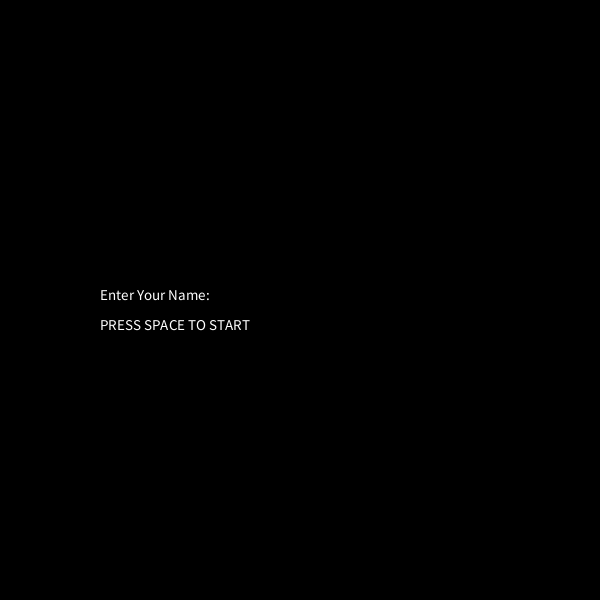
Frame 1 (no input)
Frame 60 (the mouse pressed at the canvas centre just before this capture): identical to frame 1, image omitted
Frame 120 (the mouse held since frame 60 and released just before this capture): identical to frame 1, image omitted

The Processing sketch that drew this single still picture (run headless with seeded random() and noise(); from frame 60 on, the mouse is pressed at the canvas centre):

// Processing sketch: console_game
// ── console_game.pde

void setup() {
  size(600, 600);
  textSize(15);
  x = width/2;
  y = height/2;
  resetEnemy();
}


void draw() {
  background(0);
  interFace();
}
// ── interface.pde
String charName = "";
int startUpX = 300;
int startUpY = 300;
int speed = 3;
int caseState;
String command = "";
int base = 530;
int counter;
int v;//score
int enemyNum = 5;
int goalX = (int)random(40, 560);
int goalY = (int)random(40, 480);


//reference: Star in  week 4 class example


void interFace() {
  switch(caseState) {
    //enter character name
  case 0:
    fill(255);
    text("Enter Your Name: " + charName, width/6, height/2);
    text("PRESS SPACE TO START", width/6, (height/2)+30);
    break;

    //start game
  case 1:
    if (startUpX < width)startUpX+= speed;
    if (startUpY > 0) startUpY-= speed;
    if (startUpY == 0) {
      keyPressed();
      fill(255);
      text("Player " + charName + ": " +command, 20, base);
      text("Score: " + v, 520, 560);
      drawCharacter(x, y);
      setGoal(goalX, goalY);
      if (x - goalX <=5 && y-goalY <=5) {
        v+=1;
        goalX = (int)random(40, 560);
        goalY = (int)random(40, 480);
      }
      for (int i = 0; i < enemyNum; i++) {
        drawEnemy(enemyX[i], enemyY[i]);
        enemyY[i] += enemySpeed;
        //hit
        if (enemyX[i] - x == 3 && enemyY[i] == y-10)caseState = 2;
        if (enemyY[i] >= base - 50) {
          resetEnemy();
        }
      }

      if (command.equals("right")) {
        x+= speed;
        if (x >= width)x = 20;
      }
      if (command.equals("left")) {
        x -= speed;
        if (x <= 0) x = width - 20 ;
      }
      if (command.equals("up")) {
        y-= speed-0.5;
        if (y == 20) caseState = 2;
      }
      if (command.equals("down")) {
        y+= speed;
        if (y == base-20)caseState = 2;
      }
      if (command.length() > 0) {
        counter++;
        if (counter >= 50) {
          counter = 0;
          command = "";
        }
      }
      print(enemyX);
      print("\t");
      print(enemyY);
      print("\t");
      print(x);
      print("\t");
      print(y);
      println();
    }


    stroke(255);
    line(width/2, height-100, startUpX, height-100);
    line(width/2, height-100, startUpY, height-100);

    break;

  case 2:
    fill(255);
    text("Player " + charName + "game over", 230, 260);
    text("Total Score: "+v, 250, 300);  
    text("PRESS ENTER TO RESTART", 220, 340);
    keyReleased();
    break;
  }
}
// ── key.pde
//assigning command
void keyTyped() {  //referance: CharactersStrings in Processing Example Library
  if ((key >= 'A' && key <= 'z') || key == ' ') {
    if (caseState == 0) {
      if(key == 32)caseState = 1;
      charName = charName + key; 
    }
    if (caseState == 1) {
      command = command + key;
    }
  }
}


void keyReleased(){
  if(key == ENTER){
 reset();
  }
}
// ── object.pde
int x;
int y;
int r = (int)(random(255));
int g = (int)(random(255));
int b = (int)(random(255));
int[] enemyX = new int[enemyNum];
int[] enemyY = new int[enemyNum];
float sizeX = 10;
float sizeY = 10;
float enemySpeed = 2;


void drawCharacter(int x, int y) {
  noStroke();
  fill(255);
  ellipse(x, y, 20, 20);
  fill(0);
  ellipse(x, y, 10, 10);
}


void drawEnemy(int x, int y) {
  noStroke();
  fill(r, g, b);
  rect(x, y, sizeX, sizeY);
}

void setGoal(int x, int y ) {
  noFill();
  stroke(255, 0, 0);
  strokeWeight(3);
  ellipse(x, y, 40, 40);
}

void resetEnemy() {
  for ( int i = 0; i < enemyNum; i ++) {
    resetEnemyPos(i);
  }
}

void resetEnemyPos(int j) {
  r = (int)(random(255));
  g = (int)(random(255));
  b = (int)(random(255));
  enemyX[j] = (int)random(0, width);
  enemyY[j] = 0;
  enemySpeed = 1+v*0.2;
  sizeX = random(10, v*1.5);
  sizeY = random(10, v*1.5);
}


void reset() {
  v = 0;
  caseState = 0;
  x = width/2;
  y = width/2;
  charName = "";
  resetEnemy();
}
